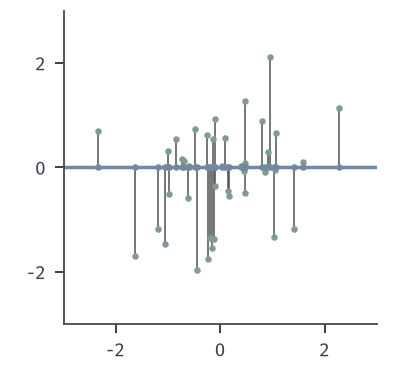

Here is the Python script that generated this plot:
from pathlib import Path
import sys
HERE = Path(__file__).resolve().parent
sys.path.insert(0, str(HERE.parent/'ot-common'))
from common import *
# Source mu = N(0, diag(1,0)) on the horizontal axis; target nu = N(0, I).
# Unique optimal coupling: Y = (X_1, Z), Z ~ N(0,1) independent; cost E Z^2 = 1 = W_2^2.
# 40 coupled pairs drawn with seed 729: source points (blue, on the axis), targets (green), vertical moves (gray).
rng = np.random.default_rng(SEED)
x1 = rng.standard_normal(40); z = rng.standard_normal(40)
fig, ax = figure(width_mm=56, height_mm=52)
panel(fig, left=.14, right=.97, top=.97, bottom=.12)
ax.plot([-3, 3], [0, 0], color=BLUE, lw=1.4)
for s, t in zip(x1, z):
    ax.plot([s, s], [0, t], color=STROKE, lw=.6)
ax.plot(x1, z, 'o', ms=2.6, color=GREEN, mew=0)
ax.plot(x1, 0*x1, 'o', ms=2.6, color=BLUE, mew=0)
ax.set_xlim(-3, 3); ax.set_ylim(-3, 3); ax.set_aspect('equal')
ax.set_xticks([-2, 0, 2]); ax.set_yticks([-2, 0, 2])
save(fig, HERE, 'figure', {'seed': SEED, 'n': 40, 'mean_sq_move_sample': float(np.mean(z**2)), 'W2sq_exact': 1.0})
